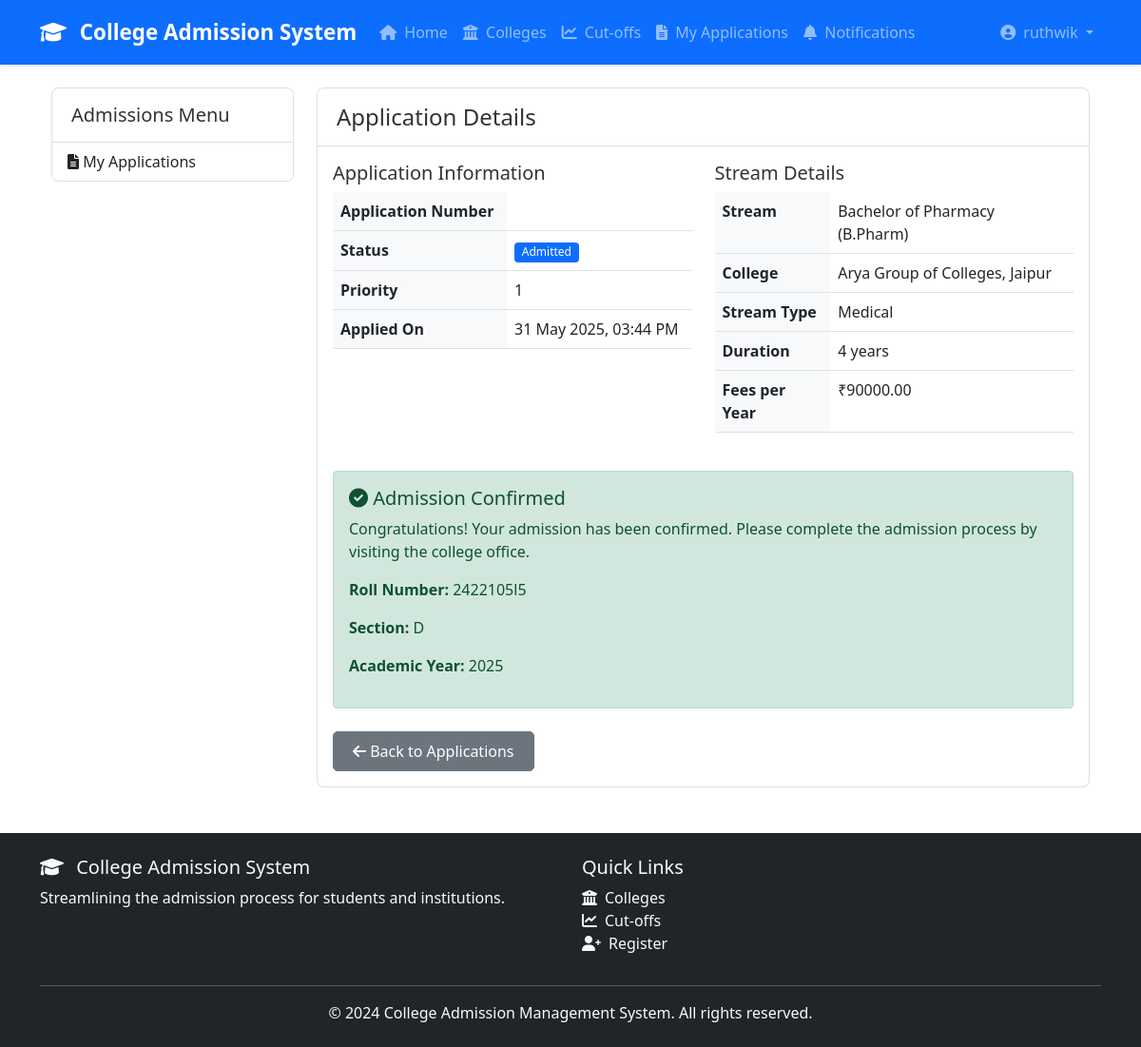
/admissions/application/4/ (signed in), run on the app's committed database.
### admissions/models.py (models this page shows, shortened)
class Application(models.Model):
    STATUS_CHOICES = [
        ('PENDING', 'Pending'),
        ('SELECTED_LIST_1', 'Selected in List 1'),
        ('SELECTED_LIST_2', 'Selected in List 2'),
        ('SELECTED_LIST_3', 'Selected in List 3'),
        ('REJECTED', 'Rejected'),
        ('ADMITTED', 'Admitted'),
        ('CANCELLED', 'Cancelled'),
    ]
    student = models.ForeignKey(User, on_delete=models.CASCADE, related_name='applications')
    stream = models.ForeignKey(Stream, on_delete=models.CASCADE, related_name='applications')
    application_number = models.CharField(max_length=20, unique=True)
    application_date = models.DateTimeField(auto_now_add=True)
    status = models.CharField(max_length=20, choices=STATUS_CHOICES, default='PENDING')
    priority = models.IntegerField(default=1)  # Student's preference order
    documents_verified = models.BooleanField(default=False)
    fees_paid = models.BooleanField(default=False)
    remarks = models.TextField(blank=True)
    created_at = models.DateTimeField(auto_now_add=True)
    updated_at = models.DateTimeField(auto_now=True)
    class Meta:
        ordering = ['-application_date']
        unique_together = ['student', 'stream']

class Admission(models.Model):
    application = models.OneToOneField(Application, on_delete=models.CASCADE)
    admission_date = models.DateTimeField(auto_now_add=True)
    roll_number = models.CharField(max_length=20, unique=True)
    section = models.CharField(max_length=10, blank=True)
    academic_year = models.CharField(max_length=9)  # e.g., "2024-2025"
    is_active = models.BooleanField(default=True)
    class Meta:
        ordering = ['roll_number']

### colleges/models.py (models this page shows, shortened)
class Stream(models.Model):
    STREAM_TYPES = [
        ('SCIENCE', 'Science'),
        ('COMMERCE', 'Commerce'),
        ('ARTS', 'Arts'),
        ('ENGINEERING', 'Engineering'),
        ('MEDICAL', 'Medical'),
        ('LAW', 'Law'),
        ('MANAGEMENT', 'Management'),
    ]
    college = models.ForeignKey(College, on_delete=models.CASCADE, related_name='streams')
    name = models.CharField(max_length=100)
    stream_type = models.CharField(max_length=20, choices=STREAM_TYPES)
    duration_years = models.IntegerField()
    total_seats = models.IntegerField()
    fees_per_year = models.DecimalField(max_digits=10, decimal_places=2)
    eligibility_criteria = models.TextField()
    description = models.TextField(blank=True)
    is_active = models.BooleanField(default=True)
    created_at = models.DateTimeField(auto_now_add=True)
    class Meta:
        ordering = ['college', 'name']
        unique_together = ['college', 'name']

class College(models.Model):
    name = models.CharField(max_length=200)
    code = models.CharField(max_length=20, unique=True)
    address = models.TextField()
    phone = models.CharField(max_length=15)
    email = models.EmailField()
    website = models.URLField(blank=True, null=True)
    established_year = models.IntegerField()
    description = models.TextField()
    logo = models.ImageField(upload_to='college_logos/', blank=True, null=True)
    closing_rank = models.IntegerField(null=True, blank=True)
    created_at = models.DateTimeField(auto_now_add=True)
    updated_at = models.DateTimeField(auto_now=True)
    class Meta:
        ordering = ['name']

### admissions/views.py (the view)
# urls.py: path('application/<int:application_id>/', views.application_detail, name='application_detail'),
@login_required
def application_detail(request, application_id):
    application = get_object_or_404(Application, id=application_id, student=request.user)
    return render(request, 'admissions/application_detail.html', {'application': application})

### accounts/context_processors.py (called while the page is built)
def unread_notifications_count(request):
    if request.user.is_authenticated:
        count = Notification.objects.filter(user=request.user, is_read=False).count()
        return {'unread_notifications_count': count}
    return {'unread_notifications_count': 0}

### templates/admissions/application_detail.html (shortened to what this page needs)
{% extends 'admissions/base.html' %}
{% block admissions_content %}
<div class="card">
    <div class="card-header">
        <h4 class="card-title mb-0">Application Details</h4>
    </div>
    <div class="card-body">
        <div class="row">
            <div class="col-md-6">
                <h5>Application Information</h5>
                <table class="table">
                    <tr>
                        <th>Application Number</th>
                        <td>{{ application.application_number }}</td>
                    </tr>
                    <tr>
                        <th>Status</th>
                        <td>
                            {% if application.status == 'PENDING' %}
                            <span class="badge bg-warning">Pending</span>
                            {% elif application.status == 'SELECTED_LIST_1' %}
                            <span class="badge bg-success">Selected in List 1</span>
                            {% elif application.status == 'SELECTED_LIST_2' %}
                            <span class="badge bg-success">Selected in List 2</span>
                            {% elif application.status == 'SELECTED_LIST_3' %}
                            <span class="badge bg-success">Selected in List 3</span>
                            {% elif application.status == 'REJECTED' %}
                            <span class="badge bg-danger">Rejected</span>
                            {% elif application.status == 'ADMITTED' %}
                            <span class="badge bg-primary">Admitted</span>
                            {% elif application.status == 'CANCELLED' %}
                            <span class="badge bg-secondary">Cancelled</span>
                            {% endif %}
                        </td>
                    </tr>
                    <tr>
                        <th>Priority</th>
                        <td>{{ application.priority }}</td>
                    </tr>
                    <tr>
                        <th>Applied On</th>
                        <td>{{ application.application_date|date:"d M Y, h:i A" }}</td>
                    </tr>
                </table>
            </div>
            <div class="col-md-6">
                <h5>Stream Details</h5>
                <table class="table">
                    <tr>
                        <th>Stream</th>
                        <td>{{ application.stream.name }}</td>
                    </tr>
                    <tr>
                        <th>College</th>
                        <td>{{ application.stream.college.name }}</td>
                    </tr>
                    <tr>
                        <th>Stream Type</th>
                        <td>{{ application.stream.get_stream_type_display }}</td>
                    </tr>
                    <tr>
                        <th>Duration</th>
                        <td>{{ application.stream.duration_years }} years</td>
                    </tr>
                    <tr>
                        <th>Fees per Year</th>
                        <td>₹{{ application.stream.fees_per_year }}</td>
                    </tr>
                </table>
            </div>
        </div>
        {% if application.status == 'ADMITTED' %}
        <div class="alert alert-success mt-4">
            <h5><i class="fas fa-check-circle"></i> Admission Confirmed</h5>
            <p>Congratulations! Your admission has been confirmed. Please complete the admission process by visiting the college office.</p>
            <p><strong>Roll Number:</strong> {{ application.admission.roll_number }}</p>
            <p><strong>Section:</strong> {{ application.admission.section }}</p>
            <p><strong>Academic Year:</strong> {{ application.admission.academic_year }}</p>
        </div>
        {% elif application.status == 'SELECTED_LIST_1' or application.status == 'SELECTED_LIST_2' or application.status == 'SELECTED_LIST_3' %}
        <div class="alert alert-info mt-4">
            <h5><i class="fas fa-info-circle"></i> Selection Status</h5>
            <p>You have been selected in {{ application.status|title }}. Please wait for further instructions from the college administration.</p>
        </div>
        {% endif %}
        <div class="mt-4">
            <a href="{% url 'admissions:my_applications' %}" class="btn btn-secondary">
                <i class="fas fa-arrow-left"></i> Back to Applications
            </a>
        </div>
    </div>
</div>
{% endblock %}

### templates/base.html (shortened to what this page needs)
<!DOCTYPE html>
<html lang="en">
<head>
    <link href="https://cdn.jsdelivr.net/npm/bootstrap@5.1.3/dist/css/bootstrap.min.css" rel="stylesheet">
    <link href="https://cdnjs.cloudflare.com/ajax/libs/font-awesome/6.0.0/css/all.min.css" rel="stylesheet">
    {% load static %}
    <link rel="stylesheet" href="{% static 'css/style.css' %}">
</head>
<body class="d-flex flex-column min-vh-100">
    <nav class="navbar navbar-expand-lg navbar-dark bg-primary sticky-top shadow-sm">
        <div class="container">
            <a class="navbar-brand fw-bold" href="{% url 'home' %}">
                <i class="fas fa-graduation-cap me-2"></i> College Admission System
            </a>
            <div class="collapse navbar-collapse" id="navbarNav">
                <ul class="navbar-nav me-auto">
                    <li class="nav-item">
                        <a class="nav-link {% if request.path == '/' %}active{% endif %}" href="{% url 'home' %}">
                            <i class="fas fa-home me-1"></i> Home
                        </a>
                    </li>
                    <li class="nav-item">
                        <a class="nav-link {% if 'colleges' in request.path %}active{% endif %}" href="{% url 'colleges:college_list' %}">
                            <i class="fas fa-university me-1"></i> Colleges
                        </a>
                    </li>
                    <li class="nav-item">
                        <a class="nav-link {% if 'cutoffs' in request.path %}active{% endif %}" href="{% url 'cutoffs:compare_cutoffs' %}">
                            <i class="fas fa-chart-line me-1"></i> Cut-offs
                        </a>
                    </li>
                    {% if user.is_authenticated %}
                    <li class="nav-item">
                        <a class="nav-link {% if 'admissions/my-applications' in request.path %}active{% endif %}" href="{% url 'admissions:my_applications' %}">
                            <i class="fas fa-file-alt me-1"></i> My Applications
                        </a>
                    </li>
                    <li class="nav-item">
                        <a class="nav-link {% if 'notifications' in request.path %}active{% endif %}" href="{% url 'notifications:notification_list' %}">
                            <i class="fas fa-bell me-1"></i> Notifications
                        </a>
                    </li>
                    {% endif %}
                </ul>
                <ul class="navbar-nav">
                    {% if user.is_authenticated %}
                    <li class="nav-item dropdown">
                        <a class="nav-link dropdown-toggle" href="#" id="navbarDropdown" role="button" data-bs-toggle="dropdown">
                            <i class="fas fa-user-circle me-1"></i> {{ user.username }}
                        </a>
                    </li>
                    {% endif %}
                </ul>
            </div>
        </div>
    </nav>
    <main class="container py-4 flex-grow-1">
        {% block content %}{% endblock %}
    </main>
    <footer class="bg-dark text-light py-4 mt-auto">
        <div class="container">
            <div class="row">
                <div class="col-md-6">
                    <h5><i class="fas fa-graduation-cap me-2"></i> College Admission System</h5>
                    <p>Streamlining the admission process for students and institutions.</p>
                </div>
                <div class="col-md-6">
                    <h5>Quick Links</h5>
                    <ul class="list-unstyled">
                        <li><a href="{% url 'colleges:college_list' %}" class="text-light"><i class="fas fa-university me-2"></i>Colleges</a></li>
                        <li><a href="{% url 'cutoffs:compare_cutoffs' %}" class="text-light"><i class="fas fa-chart-line me-2"></i>Cut-offs</a></li>
                        <li><a href="{% url 'accounts:register' %}" class="text-light"><i class="fas fa-user-plus me-2"></i>Register</a></li>
                    </ul>
                </div>
            </div>
            <hr class="my-3">
            <div class="text-center">
                <p class="mb-0">&copy; 2024 College Admission Management System. All rights reserved.</p>
            </div>
        </div>
    </footer>
</body>
</html>

### static/css/style.css (style rules this page uses)
body { font-family: 'Segoe UI', Tahoma, Geneva, Verdana, sans-serif; color: #333; }
.navbar { padding: 0.75rem 1rem; }
.navbar-brand { font-size: 1.4rem; }
.nav-link { padding: 0.5rem 1rem; transition: all 0.3s ease; }
.card { border-radius: 8px; overflow: hidden; transition: transform 0.3s ease, box-shadow 0.3s ease; margin-bottom: 1.5rem; }
.card-header { padding: 1rem 1.25rem; background-color: #fff; border-bottom: 1px solid rgba(0, 0, 0, 0.125); }
.btn { border-radius: 5px; padding: 0.5rem 1.25rem; transition: all 0.3s ease; }
.table th { font-weight: 600; background-color: #f8f9fa; }
.badge { padding: 0.35em 0.65em; font-weight: 500; }
footer { background-color: #343a40; }
footer a { transition: color 0.3s ease; text-decoration: none; }
.shadow-sm { box-shadow: 0 0.125rem 0.25rem rgba(0, 0, 0, 0.075) !important; }

### data on the page
Application: priority "1", application_date "31 May 2025, 03:44 PM", stream.name "Bachelor of Pharmacy (B.Pharm)", stream.college.name "Arya Group of Colleges, Jaipur", stream.stream_type "Medical", stream.duration_years "4", stream.fees_per_year "90000.00", admission.roll_number "2422105l5", admission.section "D", admission.academic_year "2025"

### other printed values
{{ user.username }} "ruthwik"
